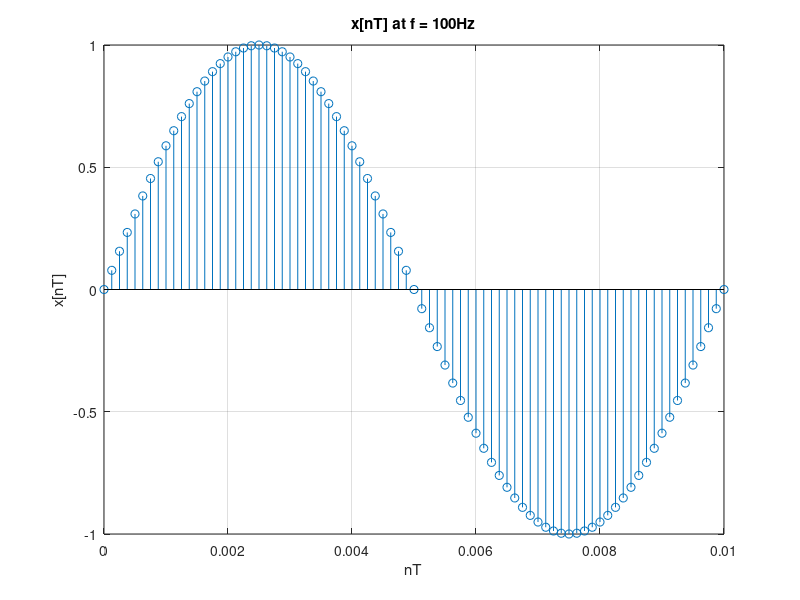

This figure's MATLAB source:
% Clear command window, workspace variables and close all previously opened
% figures
clc; clear; close all;

% Do a plot of a sampled sinusoid with frequency f = 100 Hz
f = 100;

% Sampling frequency and interval
Fs = 8000;
Ts = 1 / Fs;

% Set time duration of plot, i.e., 10 msec
tfinalplot = 10e-3;

% Make the time vector for the plot
nplot = 0:Ts:tfinalplot;

% Sample the sinusoid
xnT = sin(2 * pi * f * nplot);

% Make the plot
fig = figure('units', 'normalized', 'Name', 'Question 1');
stem(nplot, xnT); grid on;
ax = gca;
title(ax, "x[nT] at f = 100Hz"); xlabel("nT"); ylabel("x[nT]");

% Save the graph
exportgraphics(fig, "tele_question1.png");
